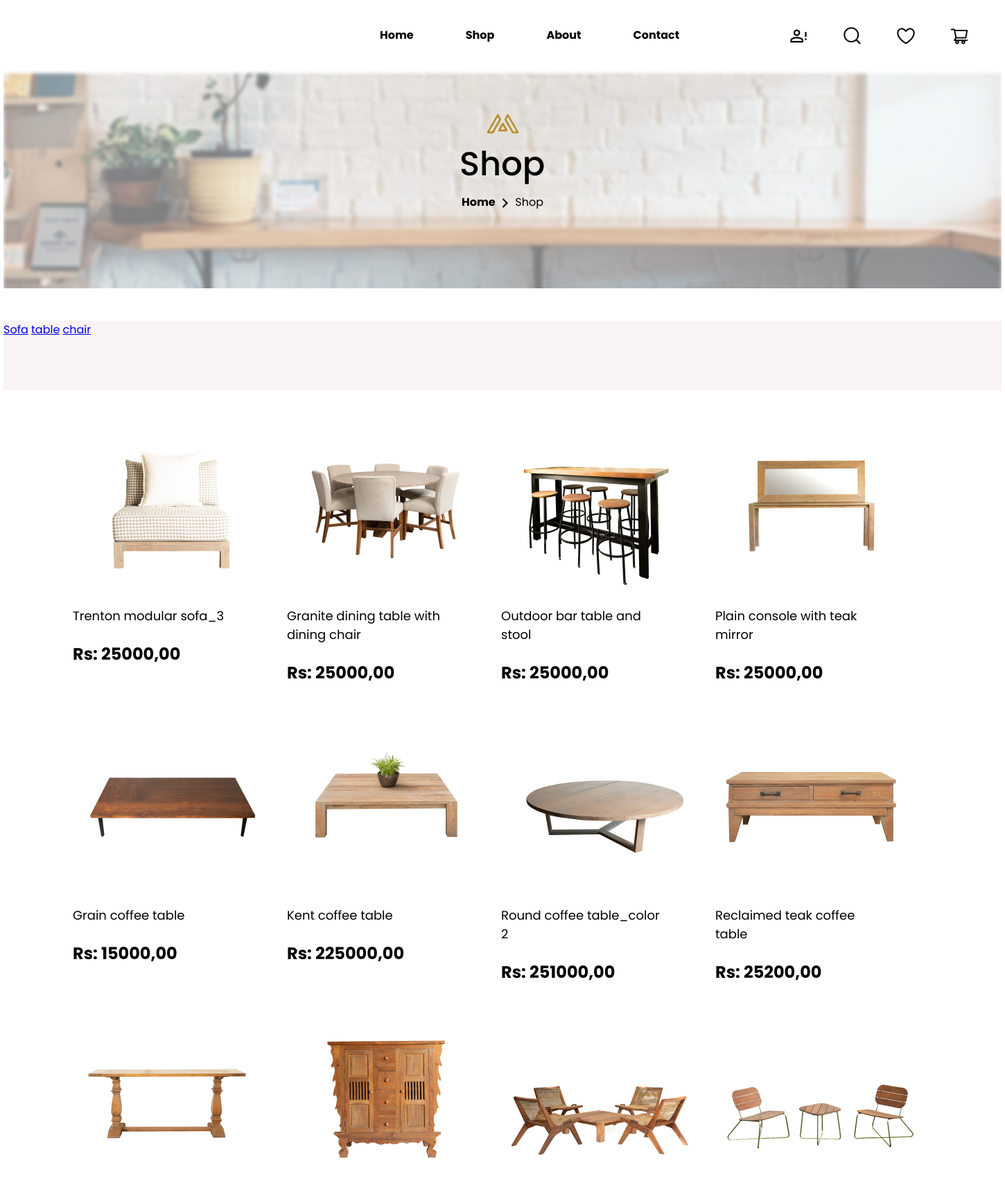
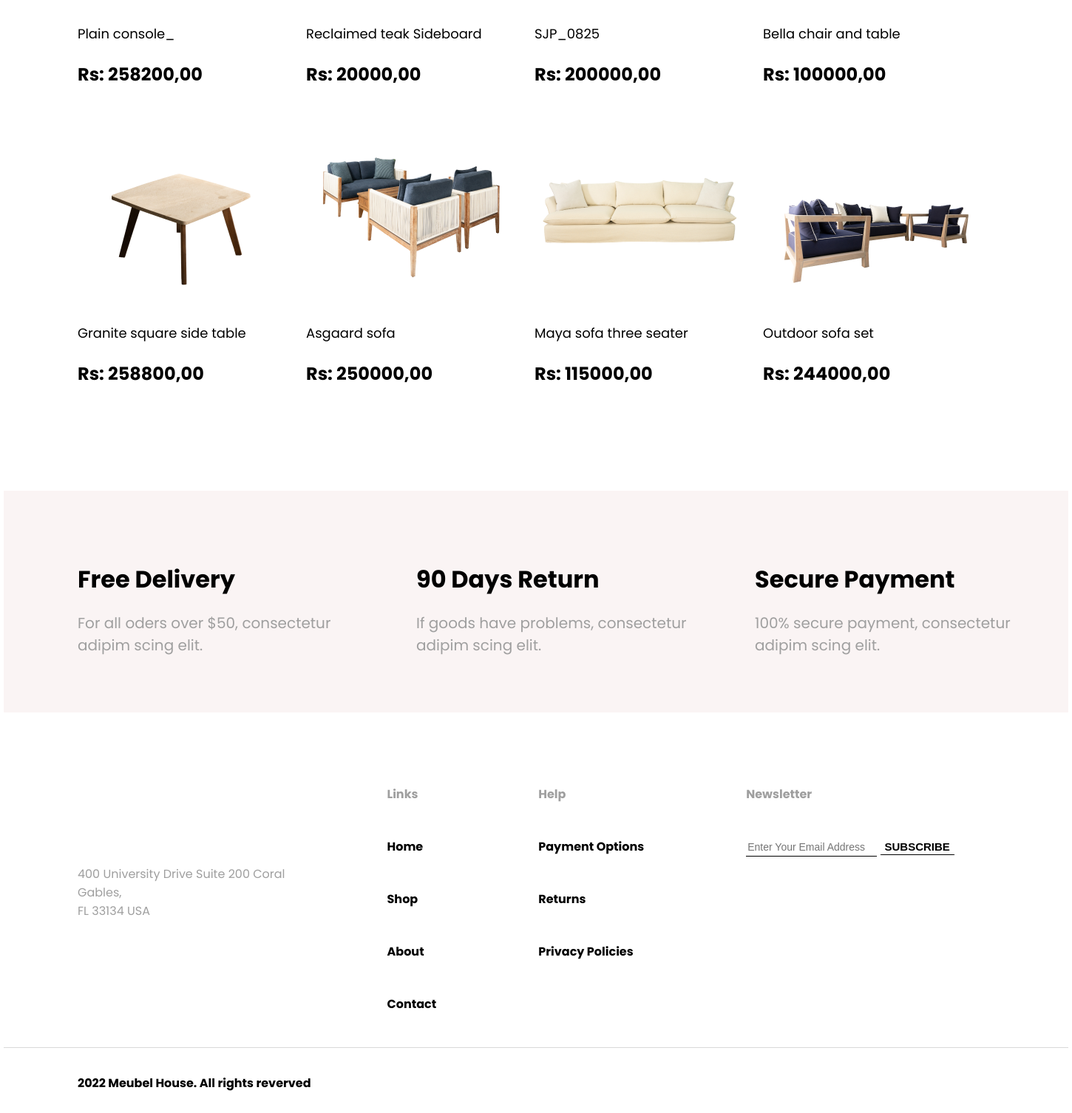
Screenshot of /shoplist/ with the database file from the repository (2 pictures, top to bottom).
### shoplist/models.py (models this page shows, shortened)
class Category(models.Model):
    category_name = models.CharField(max_length=50)
    class Meta:
        verbose_name = 'Категория'
        verbose_name_plural = 'Категории'

class ShoplistProduct(models.Model):
    product_name = models.CharField(max_length=100)
    product_price = models.DecimalField(verbose_name='Цена', max_digits=10, decimal_places=2)
    pub_date = models.DateTimeField('date published')
    description = models.TextField(default='Описание товара')
    product_category = models.ForeignKey(Category, on_delete=models.CASCADE, null=True)
    title_img = models.ImageField(upload_to='uploads/', null=True, blank=True)
    sku = models.CharField(max_length=50, null=True, blank=True)
    class Meta:
        verbose_name = 'Продукт'
        verbose_name_plural = 'Продукты'

### shoplist/views.py (the view)
# urls.py: path('', views.product_category, name='product_category'),
def product_category(request, category_id=None):
    if category_id:
        categories = Category.objects.get(pk=category_id)
        products = ShoplistProduct.objects.filter(product_category=categories)
    else:
        products = ShoplistProduct.objects.all()
    context = {'categories': Category.objects.all(), 'products': products}
    return render(request, 'catalog.html', context)

### shoplist/templates/catalog.html
        {%  extends 'base_product.html' %}
        {% block content %}
        {% load static %}
        <div class="imgline">
            <div class="bloggroup">
                <img src="{% static 'shoplist/img/shopgroup.png' %}">
                <div class="homeblog">
                    <b>Home</b>
                    <img src="{% static 'shoplist/img/arrowblog.png' %}">
                    <span>Shop</span>
                </div>
            </div>
        </div>
    </header>
    <section class="filter">
        <div>
            {% if categories %}
                {% for caty in categories %}
                    <a href="/shoplist/cat/{{ caty.id }}/">{{ caty.category_name }}</a>
                {% endfor %}
            {% endif %}
        </div>
    </section>
    <section>
            {% if products %}
                <div class="products">
                {% for product in products %}
                    <div class="one_product">
                        <div class="img_product">
                            <img src="/media/{{ product.title_img }}">
                        </div>
                            <a href="/shoplist/{{ product.id }}/">{{ product.product_name }}</a>
                            <p>Rs: {{ product.product_price}}<a href="/shoplist/{{ product.id }}/"></a></p>
                    </div>
                {% endfor %}
                </div>
            {% else %}
                <p>No product are available.</p>
            {% endif %}
    </section>
    <section class="pre_footer">
            <div>
                <b>Free Delivery</b>
                <p>For all oders over $50, consectetur<br> adipim scing elit.</p>
            </div>
            <div>
                <b>90 Days Return</b>
                <p>If goods have problems, consectetur<br> adipim scing elit.</p>
            </div>
            <div>
                <b>Secure Payment</b>
                <p>100% secure payment, consectetur<br> adipim scing elit.</p>
            </div>
        </section>
        {% endblock %}

### shoplist/templates/base_product.html (shortened to what this page needs)
<!DOCTYPE html>
<html lang="en">
    <head>
        {% load static %}
        <link rel="stylesheet" href="{% static 'shoplist/css/shop.css' %}">
    </head>
    <body>
        <header>
            <div class="first_line">
                <div class="menu">
                    <b class="home">Home</b>
                    <b>Shop</b>
                    <b>About</b>
                    <b>Contact</b>
                </div>
                <div class="sections">
                    <img src="{% static 'shoplist/img/account.png' %}" class="account">
                    <img src="{% static 'shoplist/img/search.png' %}">
                    <img src="{% static 'shoplist/img/heart.png' %}">
                    <img src="{% static 'shoplist/img/shopping.png' %}">
                </div>
            </div>
                {% block content %}{% endblock %}
        <footer>
            <div class="up">
                <div class="addres">
                    400 University Drive Suite 200 Coral<br> Gables,<br> FL 33134 USA
                </div>
                <div class="footer_menu">
                    <b class="first_element">Links</b>
                    <b>Home</b>
                    <b>Shop</b>
                    <b>About</b>
                    <b>Contact</b>
                </div>
                <div class="footer_menu">
                    <b class="first_element">Help</b>
                    <b>Payment Options</b>
                    <b>Returns</b>
                    <b>Privacy Policies</b>
                </div>
                <div class="footer_menu">
                    <b class="first_element">Newsletter</b>
                    <form action="" method="post" class="info_you" >
                        <input class="in_box" type="email" name="E-mail" id="E-mail" placeholder="Enter Your Email Address" required>
                        <input class="button" type="submit" value="SUBSCRIBE">
                    </form>
                </div>
            </div>
            <div class="down">
                <div></div>
                <b>2022 Meubel House. All rights reverved</b>
            </div>
        </footer>
    </body>
</html>

### shoplist/static/shoplist/css/shop.css (style rules this page uses)
body { font-family: Poppins, serif; width: 1440px; margin: 0 auto; }
.first_line { display: flex; }
.menu { display: flex; padding: 38px; font-size: 16px; }
div.menu b { margin: 0; padding-left: 75px; height: 24px; }
div b.home { padding-left: 505px; }
.sections { padding-top: 38px; }
.sections img { padding-left: 45px; }
div img.account { padding-left: 120px; }
.imgline { height: 316px; background: url("../img/blogfont.png"); }
.bloggroup { height: 316px; text-align: center; padding-top: 40px; }
.homeblog img { width: 20px; height: 20px; vertical-align: middle; }
section.filter { margin-top: 47px; height: 100px; background: #FAF4F4; }
.products { display: flex; flex-wrap: wrap; padding: 17px 69px 117px 100px; }
.one_product { width: 278px; padding-right: 31px; }
.img_product { display: table-cell; vertical-align: middle; text-align: center; height: 295px; width: 278px; }
.one_product a { display: flex; width: 240px; font-size: 18px; text-decoration: none; color: black; }
.one_product p { font-size: 24px; font-weight: bold; }
.pre_footer { display: flex; padding-top: 0; padding-left: 100px; height: 300px; background: #FAF4F4; justify-content: space-between; }
.pre_footer div { width: 376px; padding-right: 48px; padding-top: 96px; }
.pre_footer b { font-size: 32px; }
.pre_footer p { font-size: 20px; color: #9F9F9F; }
footer { height: 555px; padding-top: 98px; }
.up { display: flex; }
.addres { padding-left: 100px; color: #9F9F9F; font-size: 16px; padding-top: 108px; }
.footer_menu { display: flex; flex-direction: column; padding-left: 138px; font-size: 16px; }
.first_element { padding-bottom: 9px; color: #9F9F9F; }
.footer_menu b { padding-bottom: 46px; }
.in_box { width: 173px; height: 21px; border: none; border-bottom: 1px solid black; font-size: 14px; }
.button { border: none; background: white; padding-bottom: 2px; border-bottom: 1px solid black; font-size: 15px; font-weight: 800; }
.down { padding-left: 100px; border-top: 1px solid #D9D9D9; }
.down div { padding-bottom: 35px; }

### rows the page displays
Category: category_name "Sofa"
Category: category_name "table"
Category: category_name "chair"
ShoplistProduct: title_img (picture), product_name "Trenton modular sofa_3", product_price "25000,00"
ShoplistProduct: title_img (picture), product_name "Granite dining table with dining chair", product_price "25000,00"
ShoplistProduct: title_img (picture), product_name "Outdoor bar table and stool", product_price "25000,00"
ShoplistProduct: title_img (picture), product_name "Plain console with teak mirror", product_price "25000,00"
ShoplistProduct: title_img (picture), product_name "Grain coffee table", product_price "15000,00"
ShoplistProduct: title_img (picture), product_name "Kent coffee table", product_price "225000,00"
ShoplistProduct: title_img (picture), product_name "Round coffee table_color 2", product_price "251000,00"
ShoplistProduct: title_img (picture), product_name "Reclaimed teak coffee table", product_price "25200,00"
ShoplistProduct: title_img (picture), product_name "Plain console_", product_price "258200,00"
ShoplistProduct: title_img (picture), product_name "Reclaimed teak Sideboard", product_price "20000,00"
ShoplistProduct: title_img (picture), product_name "SJP_0825", product_price "200000,00"
ShoplistProduct: title_img (picture), product_name "Bella chair and table", product_price "100000,00"
ShoplistProduct: title_img (picture), product_name "Granite square side table", product_price "258800,00"
ShoplistProduct: title_img (picture), product_name "Asgaard sofa", product_price "250000,00"
ShoplistProduct: title_img (picture), product_name "Maya sofa three seater", product_price "115000,00"
ShoplistProduct: title_img (picture), product_name "Outdoor sofa set", product_price "244000,00"
